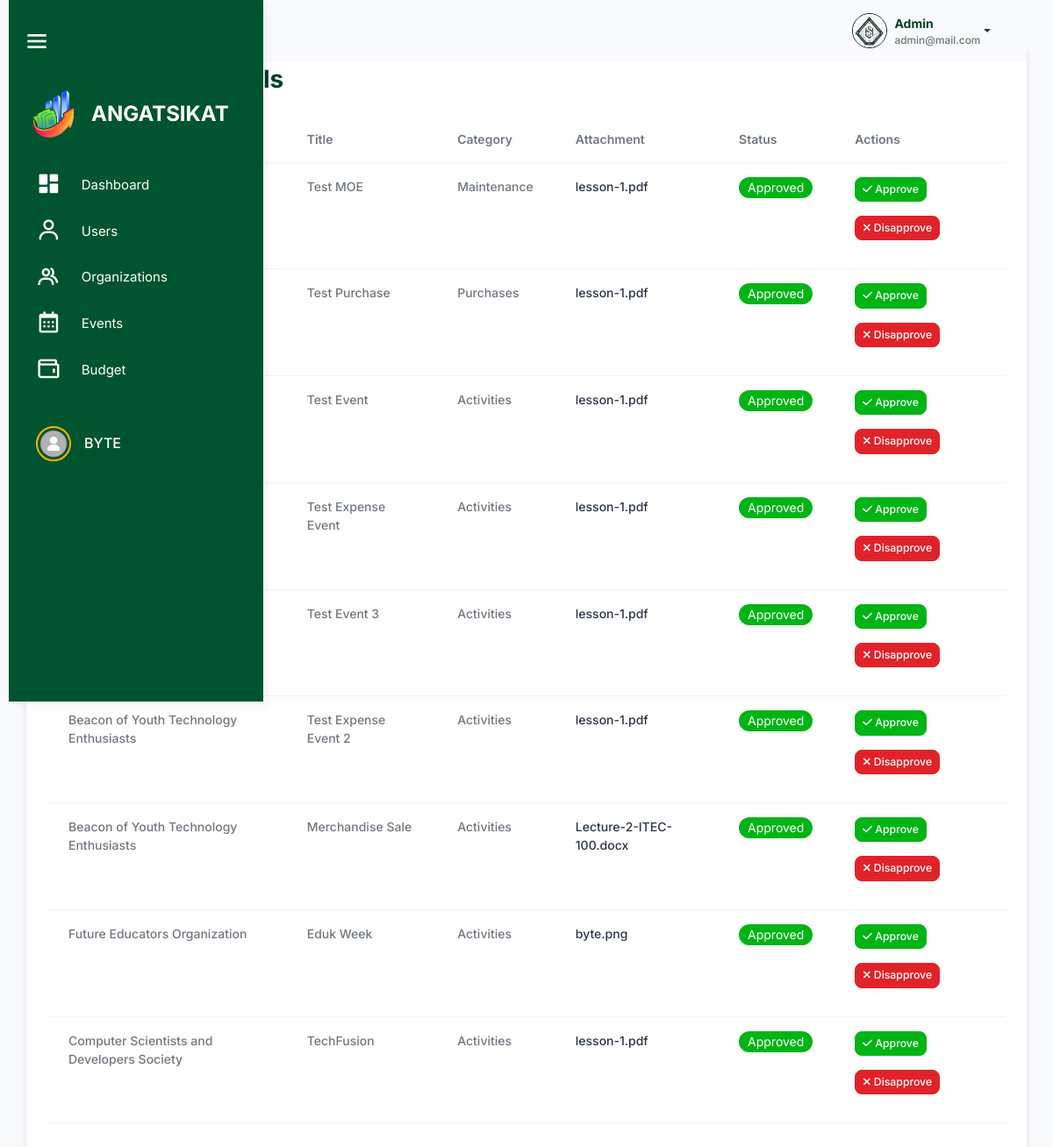
The page /src/budget_management/admin_budget_approval_table.php (signed in) on the database as committed earlier.
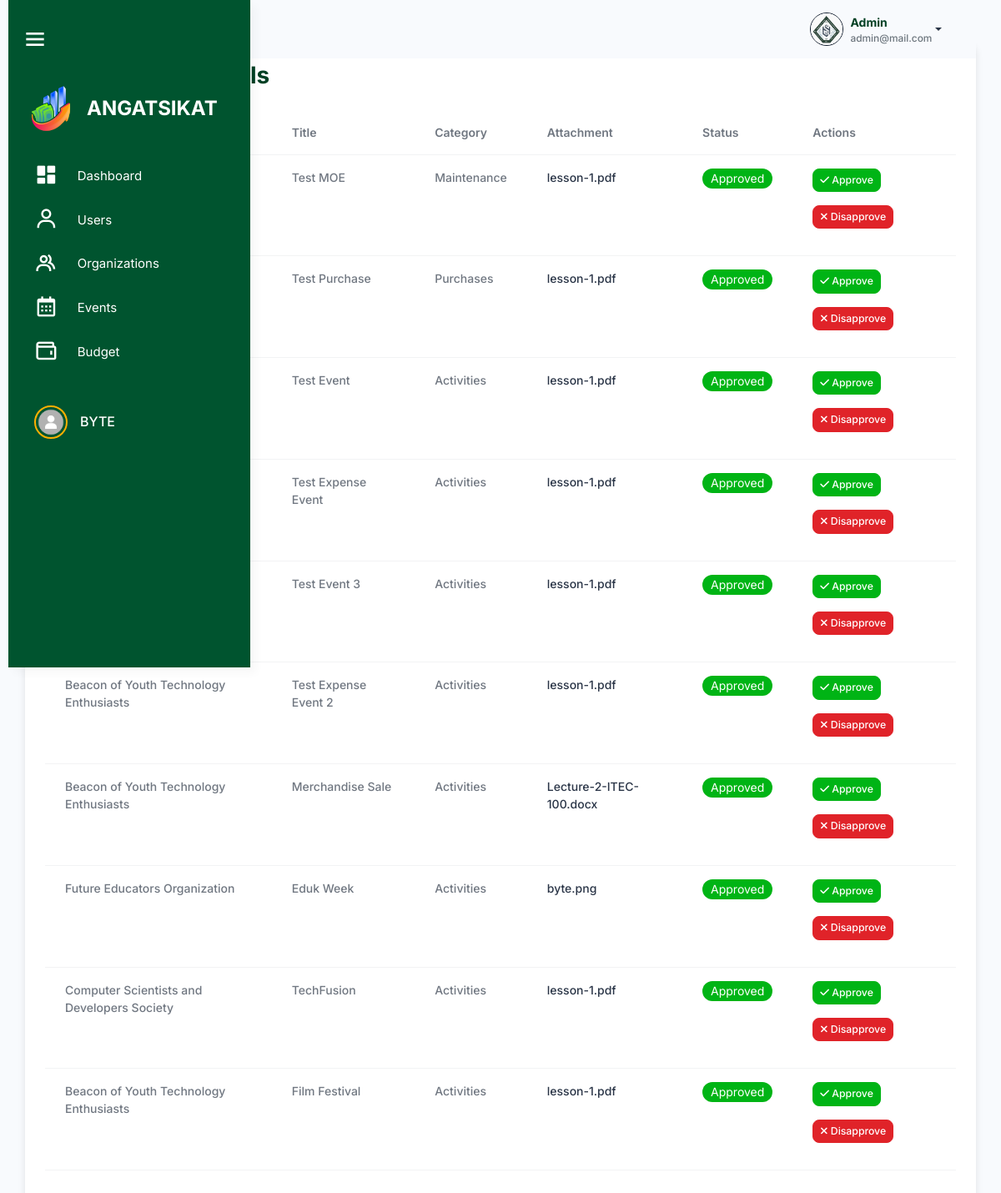
The same page on the database as committed later.
### tables this page shows
CREATE TABLE `budget_approvals` (
  `approval_id` int(11) NOT NULL,
  `title` varchar(255) NOT NULL,
  `category` varchar(255) NOT NULL,
  `attachment` varchar(255) DEFAULT NULL,
  `status` enum('Pending','Approved','Disapproved') DEFAULT 'Pending',
  `organization_id` int(11) NOT NULL,
  `created_at` timestamp NOT NULL DEFAULT current_timestamp(),
  `archived` tinyint(1) DEFAULT 0
);

CREATE TABLE `organizations` (
  `organization_id` int(11) NOT NULL,
  `organization_name` varchar(255) NOT NULL,
  `organization_logo` varchar(255) DEFAULT NULL,
  `organization_members` int(11) NOT NULL DEFAULT 0,
  `organization_status` enum('Probationary','Level I','Level II') NOT NULL DEFAULT 'Probationary',
  `organization_color` varchar(7) DEFAULT NULL,
  `archived` tinyint(1) DEFAULT 0,
  `created_at` timestamp NOT NULL DEFAULT current_timestamp(),
  `balance` decimal(15,2) DEFAULT 0.00,
  `beginning_balance` decimal(15,2) DEFAULT 0.00,
  `income` decimal(15,2) DEFAULT 0.00,
  `expense` decimal(15,2) DEFAULT 0.00,
  `cash_on_bank` decimal(15,2) DEFAULT 0.00,
  `cash_on_hand` decimal(15,2) DEFAULT 0.00
);

### src/budget_management/admin_budget_approval_table.php (the view, shortened to what the changed rows need)
<?php
include 'connection.php';
?>
<!DOCTYPE html>
<html lang="en">
<head>
    <link rel="stylesheet" href="../assets/css/styles.min.css" />
    <link rel="stylesheet" href="../html/sidebar.css" />
    <link rel="stylesheet" href="../budget_management/css/budget.css" />
    <link href="https://unpkg.com/boxicons@2.1.4/css/boxicons.min.css" rel="stylesheet" />
    <link rel="stylesheet" href="https://cdnjs.cloudflare.com/ajax/libs/font-awesome/6.6.0/css/all.min.css">
    <link rel="stylesheet" href="https://cdn.datatables.net/2.1.7/css/dataTables.bootstrap.min.css" />
</head>
<body>
    <div class="container p-4" style="margin-top: 50px;">
        <h2><span class="text-warning fw-bold me-2">|</span> Budget Approvals</h2>
        <table class="table mt-4" id="approvalsTable">
            <thead>
                <tr>
                    <th>Organization</th>
                    <th>Title</th>
                    <th>Category</th>
                    <th>Attachment</th>
                    <th>Status</th>
                    <th>Actions</th>
                </tr>
            </thead>
            <tbody>
                <?php
            $query = "
                SELECT b.*, o.organization_name
                FROM budget_approvals b
                JOIN organizations o ON b.organization_id = o.organization_id";
            $result = mysqli_query($conn, $query);
            while ($row = mysqli_fetch_assoc($result)) {
                $organization = $row['organization_name'];
                $title = $row['title'];
                $category = $row['category'];
                $attachment = $row['attachment'];
                $id = $row['approval_id'];
                ?>
                <tr>
                    <td>
                        <?php echo htmlspecialchars($organization); ?>
                    </td>
                    <td>
                        <?php echo htmlspecialchars($title); ?>
                    </td>
                    <td>
                        <?php echo htmlspecialchars($category); ?>
                    </td>
                    <td>
                        <a href="uploads/<?php echo htmlspecialchars($attachment); ?>"
                            class='link-offset-2 link-underline link-underline-opacity-0' target="_blank">
                            <?php echo htmlspecialchars($attachment); ?>
                        </a>
                    </td>
                    <td>
                        <?php
                        if ($row['status'] == 'Pending') {
                            echo " <span class='badge rounded-pill pending'> ";
                        } else if ($row['status'] == 'Approved') {
                            echo " <span class='badge rounded-pill approved'> ";
                        } else if ($row['status'] == 'Disapproved') {
                            echo " <span class='badge rounded-pill disapproved'> ";
                        }
                        echo ucfirst($row['status']);
                        ?>
                        </span>
                    </td>
                    <td>
                    <button type="button" class="btn btn-sm btn-success mb-3"
                            data-bs-toggle="modal"
                            data-bs-target="#confirmationModal"
                            data-action="approve"
                            data-id="<?php echo $id; ?>">
                        <i class="fa-solid fa-check"></i> Approve
                    </button>
                    <button type="button" class="btn btn-sm btn-danger mb-3"
                            data-bs-toggle="modal"
                            data-bs-target="#confirmationModal"
                            data-action="disapprove"
                            data-id="<?php echo $id; ?>">
                        <i class="fa-solid fa-xmark"></i> Disapprove
                    </button>
                    </td>
                </tr>
                <?php
            }
            ?>
            </tbody>
        </table>
    </div>
</body>
</html>

Rows that differ between the two databases and show on the page:
added budget_approvals: organization.organization_name "Beacon of Youth Technology Enthusiasts", title "Film Festival", category "Activities", attachment "lesson-1.pdf", status "Approved"
